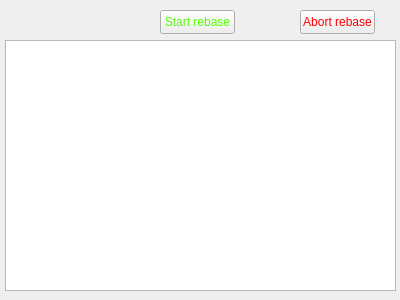
<?xml version="1.0" encoding="UTF-8"?>
<ui version="4.0">
 <class>Panel</class>
 <widget class="QWidget" name="Panel">
  <property name="geometry">
   <rect>
    <x>0</x>
    <y>0</y>
    <width>400</width>
    <height>300</height>
   </rect>
  </property>
  <property name="windowTitle">
   <string>Panel</string>
  </property>
  <widget class="QPushButton" name="startRebaseButton">
   <property name="geometry">
    <rect>
     <x>160</x>
     <y>10</y>
     <width>75</width>
     <height>24</height>
    </rect>
   </property>
   <property name="palette">
    <palette>
     <active>
      <colorrole role="ButtonText">
       <brush brushstyle="SolidPattern">
        <color alpha="255">
         <red>85</red>
         <green>255</green>
         <blue>0</blue>
        </color>
       </brush>
      </colorrole>
     </active>
     <inactive>
      <colorrole role="ButtonText">
       <brush brushstyle="SolidPattern">
        <color alpha="255">
         <red>85</red>
         <green>255</green>
         <blue>0</blue>
        </color>
       </brush>
      </colorrole>
     </inactive>
     <disabled>
      <colorrole role="Button">
       <brush brushstyle="SolidPattern">
        <color alpha="107">
         <red>255</red>
         <green>255</green>
         <blue>255</blue>
        </color>
       </brush>
      </colorrole>
      <colorrole role="ButtonText">
       <brush brushstyle="SolidPattern">
        <color alpha="135">
         <red>255</red>
         <green>255</green>
         <blue>255</blue>
        </color>
       </brush>
      </colorrole>
     </disabled>
    </palette>
   </property>
   <property name="text">
    <string>Start rebase</string>
   </property>
  </widget>
  <widget class="QListWidget" name="todoList">
   <property name="geometry">
    <rect>
     <x>5</x>
     <y>40</y>
     <width>391</width>
     <height>251</height>
    </rect>
   </property>
  </widget>
  <widget class="QPushButton" name="abortRebaseButton">
   <property name="geometry">
    <rect>
     <x>300</x>
     <y>10</y>
     <width>75</width>
     <height>24</height>
    </rect>
   </property>
   <property name="palette">
    <palette>
     <active>
      <colorrole role="Text">
       <brush brushstyle="SolidPattern">
        <color alpha="255">
         <red>255</red>
         <green>255</green>
         <blue>255</blue>
        </color>
       </brush>
      </colorrole>
      <colorrole role="ButtonText">
       <brush brushstyle="SolidPattern">
        <color alpha="255">
         <red>255</red>
         <green>0</green>
         <blue>0</blue>
        </color>
       </brush>
      </colorrole>
      <colorrole role="HighlightedText">
       <brush brushstyle="SolidPattern">
        <color alpha="255">
         <red>255</red>
         <green>255</green>
         <blue>255</blue>
        </color>
       </brush>
      </colorrole>
     </active>
     <inactive>
      <colorrole role="Text">
       <brush brushstyle="SolidPattern">
        <color alpha="255">
         <red>255</red>
         <green>255</green>
         <blue>255</blue>
        </color>
       </brush>
      </colorrole>
      <colorrole role="ButtonText">
       <brush brushstyle="SolidPattern">
        <color alpha="255">
         <red>255</red>
         <green>0</green>
         <blue>0</blue>
        </color>
       </brush>
      </colorrole>
      <colorrole role="HighlightedText">
       <brush brushstyle="SolidPattern">
        <color alpha="255">
         <red>255</red>
         <green>255</green>
         <blue>255</blue>
        </color>
       </brush>
      </colorrole>
     </inactive>
     <disabled>
      <colorrole role="Button">
       <brush brushstyle="SolidPattern">
        <color alpha="107">
         <red>255</red>
         <green>255</green>
         <blue>255</blue>
        </color>
       </brush>
      </colorrole>
      <colorrole role="ButtonText">
       <brush brushstyle="SolidPattern">
        <color alpha="135">
         <red>255</red>
         <green>255</green>
         <blue>255</blue>
        </color>
       </brush>
      </colorrole>
      <colorrole role="HighlightedText">
       <brush brushstyle="SolidPattern">
        <color alpha="255">
         <red>255</red>
         <green>255</green>
         <blue>255</blue>
        </color>
       </brush>
      </colorrole>
     </disabled>
    </palette>
   </property>
   <property name="text">
    <string>Abort rebase</string>
   </property>
  </widget>
 </widget>
 <resources/>
 <connections/>
</ui>
